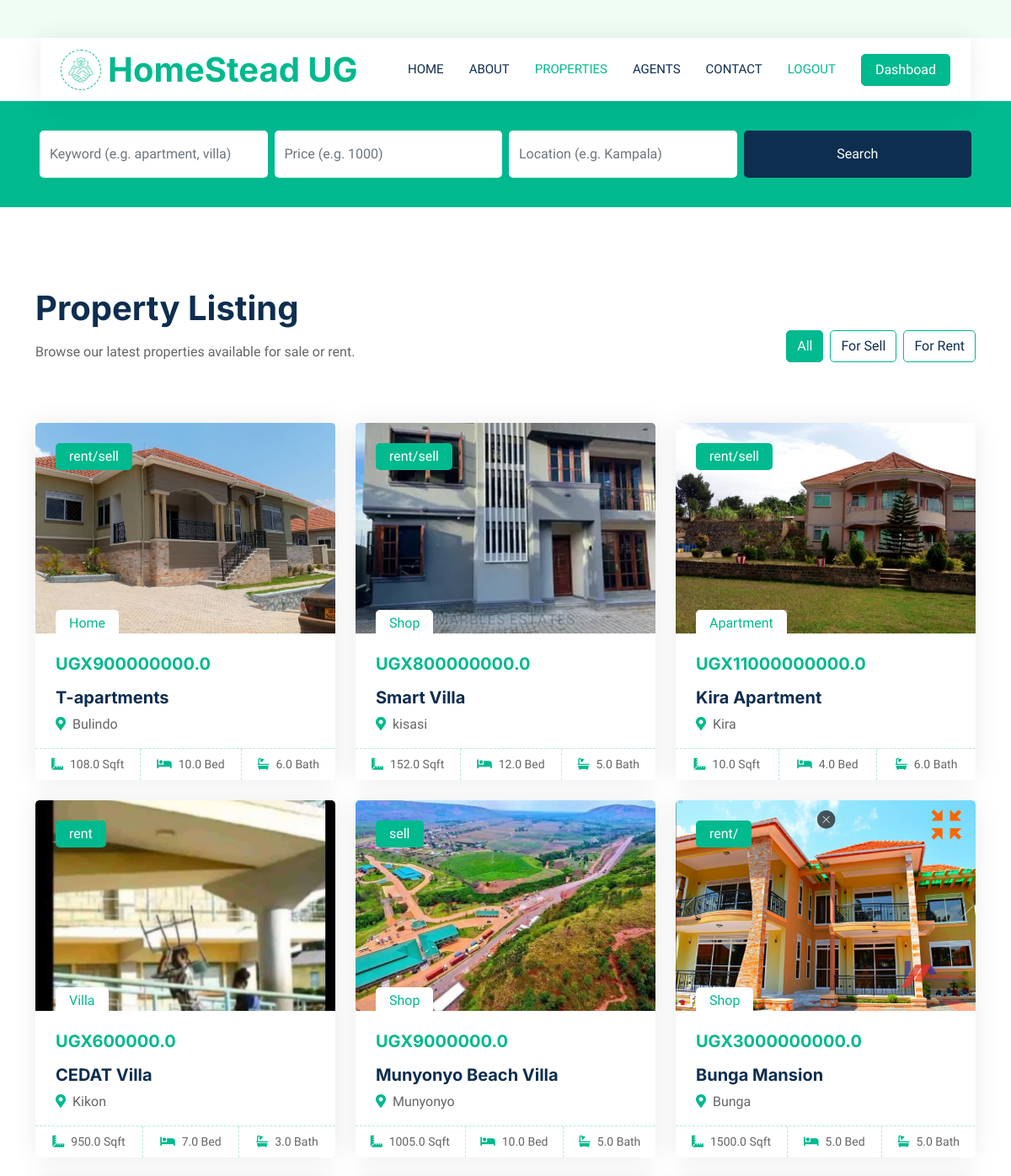
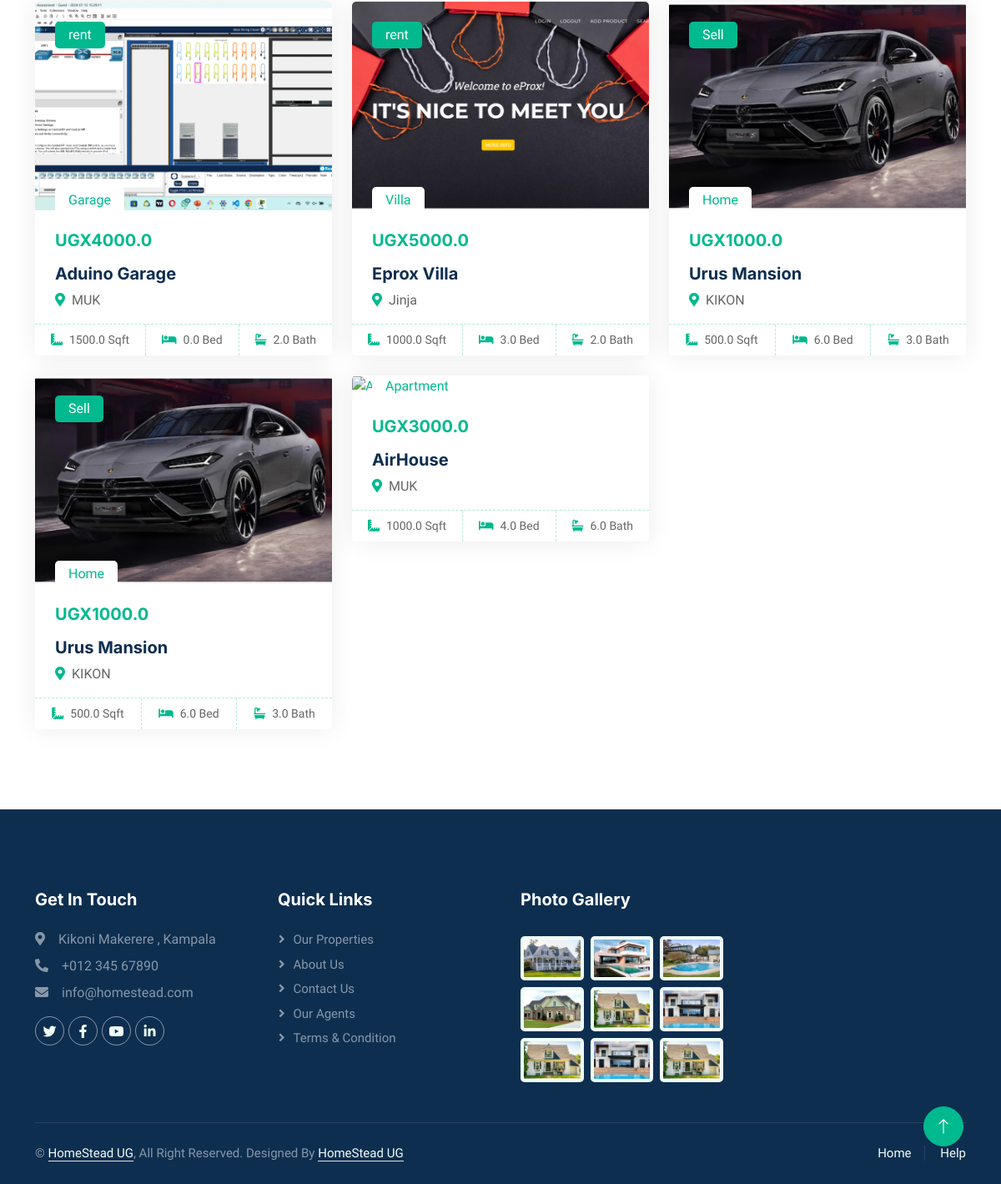
Screenshot of /listings/ (signed in) with the database file from the repository (2 pictures, top to bottom).
### Home/models.py (models this page shows, shortened)
class Property(models.Model):
    name = models.CharField(max_length=100)
    agent = models.ForeignKey(Agent, on_delete=models.CASCADE, null=True, blank=True)
    price = models.FloatField(null=True)
    type = models.ForeignKey(Type, on_delete=models.CASCADE, default=1)
    picture= models.ImageField(upload_to='uploads/properties/',default=1)
    description = models.TextField(max_length=2000)
    size = models.FloatField(null=True)
    bedrooms = models.FloatField(null=True)
    bathrooms = models.FloatField(null=True)
    location = models.CharField(max_length=100, default='location')
    selrent = models.CharField(max_length=50,default='rent/sell')
    nav_video = models.FileField(
        upload_to="uploads/properties/videos/",
        null=True,
        blank=True
    )

class Type(models.Model):
    name=models.CharField(max_length=50)
    def __str__(self):
         return self.name

### Home/views.py (the view)
# urls.py: path('listings/', views.propertylist, name='listings'),
def propertylist(request):
    all_properties = Property.objects.all().order_by('-id')
    sell_properties = Property.objects.filter(selrent__iexact="Sell").order_by('-id')
    rent_properties = Property.objects.filter(selrent__iexact="Rent").order_by('-id')
    context = {
        "all_properties": all_properties,
        "sell_properties": sell_properties,
        "rent_properties": rent_properties,
    }
    return render(request, "property-list.html", context)

### Home/context_processors.py (called while the page is built)
def is_agent(request):
    if request.user.is_authenticated:
        return {'is_agent': request.user.groups.filter(name="Agents").exists()}
    return {'is_agent': False}

### Home/templates/property-list.html (shortened to what this page needs)
{% extends "main.html" %}
{% load static %}
{% block body %}
<div class="container-xxl py-5">
    <div class="container">
        <div class="row g-0 gx-5 align-items-end mb-4">
            <div class="col-lg-6">
                <div class="text-start mx-auto mb-5">
                    <h1 class="mb-3">Property Listing</h1>
                    <p>Browse our latest properties available for sale or rent.</p>
                </div>
            </div>
            <div class="col-lg-6 text-lg-end">
                <ul class="nav nav-pills d-inline-flex justify-content-end mb-5">
                    <li class="nav-item me-2">
                        <a class="btn btn-outline-primary active" data-bs-toggle="pill" href="#all">All</a>
                    </li>
                    <li class="nav-item me-2">
                        <a class="btn btn-outline-primary" data-bs-toggle="pill" href="#sell">For Sell</a>
                    </li>
                    <li class="nav-item me-0">
                        <a class="btn btn-outline-primary" data-bs-toggle="pill" href="#rent">For Rent</a>
                    </li>
                </ul>
            </div>
        </div>
        <div class="tab-content">
            <div id="all" class="tab-pane fade show p-0 active">
                <div class="row g-4">
                    {% for property in all_properties %}
                        <div class="col-lg-4 col-md-6 wow fadeInUp" data-wow-delay="{{ forloop.counter0|add:"0.1"|floatformat:1 }}s">
                            <div class="property-item rounded overflow-hidden">
                                <div class="position-relative overflow-hidden">
                                    <a href="{% url 'propertydetail' property.id %}">
                                        <img class="img-fluid"
                                             src="{% if property.picture %}{{ property.picture.url }}{% else %}{% static 'img/property-placeholder.jpg' %}{% endif %}"
                                             alt="{{ property.name }}"  style="width: 100%; height: 250px; object-fit: cover; " >
                                    </a>
                                    <div class="bg-primary rounded text-white position-absolute start-0 top-0 m-4 py-1 px-3">
                                        {{ property.selrent }}
                                    </div>
                                    <div class="bg-white rounded-top text-primary position-absolute start-0 bottom-0 mx-4 pt-1 px-3">
                                        {{ property.type }}
                                    </div>
                                </div>
                                <div class="p-4 pb-0">
                                    <h5 class="text-primary mb-3">UGX{{ property.price }}</h5>
                                    <a class="d-block h5 mb-2" href="{% url 'propertydetail' property.id %}">{{ property.name }}</a>
                                    <p><i class="fa fa-map-marker-alt text-primary me-2"></i>{{ property.location }}</p>
                                </div>
                                <div class="d-flex border-top">
                                    <small class="flex-fill text-center border-end py-2">
                                        <i class="fa fa-ruler-combined text-primary me-2"></i>{{ property.size }} Sqft
                                    </small>
                                    <small class="flex-fill text-center border-end py-2">
                                        <i class="fa fa-bed text-primary me-2"></i>{{ property.bedrooms }} Bed
                                    </small>
                                    <small class="flex-fill text-center py-2">
                                        <i class="fa fa-bath text-primary me-2"></i>{{ property.bathrooms }} Bath
                                    </small>
                                </div>
                            </div>
                        </div>
                    {% empty %}
                        <p>No properties found.</p>
                    {% endfor %}
                </div>
            </div>
        </div>
    </div>
</div>
{% endblock body %}

### static/css/style.css (style rules this page uses)
:root { --primary: #00B98E; --secondary: #FF6922; --light: #EFFDF5; --dark: #0E2E50; }
.btn { transition: .5s; }
.nav-pills .nav-item .btn { color: var(--dark); }
.nav-pills .nav-item .btn:hover, .nav-pills .nav-item .btn.active { color: #FFFFFF; }
.property-item { box-shadow: 0 0 30px rgba(0, 0, 0, .08); }
.property-item img { transition: .5s; }
.property-item .border-top { border-top: 1px dashed rgba(0, 185, 142, .3) !important; }
.property-item .border-end { border-right: 1px dashed rgba(0, 185, 142, .3) !important; }

### rows the page displays
Property: picture (picture), selrent "rent/sell", type "Home", price "900000000.0", name "T-apartments", location "Bulindo", size "108.0", bedrooms "10.0", bathrooms "6.0"
Property: picture (picture), selrent "rent/sell", type "Shop", price "800000000.0", name "Smart Villa", location "kisasi", size "152.0", bedrooms "12.0", bathrooms "5.0"
Property: picture (picture), selrent "rent/sell", type "Apartment", price "11000000000.0", name "Kira Apartment", location "Kira", size "10.0", bedrooms "4.0", bathrooms "6.0"
Property: picture (picture), selrent "rent", type "Villa", price "600000.0", name "CEDAT Villa", location "Kikon", size "950.0", bedrooms "7.0", bathrooms "3.0"
Property: picture (picture), selrent "sell", type "Shop", price "9000000.0", name "Munyonyo Beach Villa", location "Munyonyo", size "1005.0", bedrooms "10.0", bathrooms "5.0"
Property: picture (picture), selrent "rent/", type "Shop", price "3000000000.0", name "Bunga Mansion", location "Bunga", size "1500.0", bedrooms "5.0", bathrooms "5.0"
Property: picture (picture), selrent "rent", type "Garage", price "4000.0", name "Aduino Garage", location "MUK", size "1500.0", bedrooms "0.0", bathrooms "2.0"
Property: picture (picture), selrent "rent", type "Villa", price "5000.0", name "Eprox Villa", location "Jinja", size "1000.0", bedrooms "3.0", bathrooms "2.0"
Property: picture (picture), selrent "Sell", type "Home", price "1000.0", name "Urus Mansion", location "KIKON", size "500.0", bedrooms "6.0", bathrooms "3.0"
Property: picture (picture), selrent "Sell", type "Home", price "1000.0", name "Urus Mansion", location "KIKON", size "500.0", bedrooms "6.0", bathrooms "3.0"
Property: type "Apartment", price "3000.0", name "AirHouse", location "MUK", size "1000.0", bedrooms "4.0", bathrooms "6.0"
